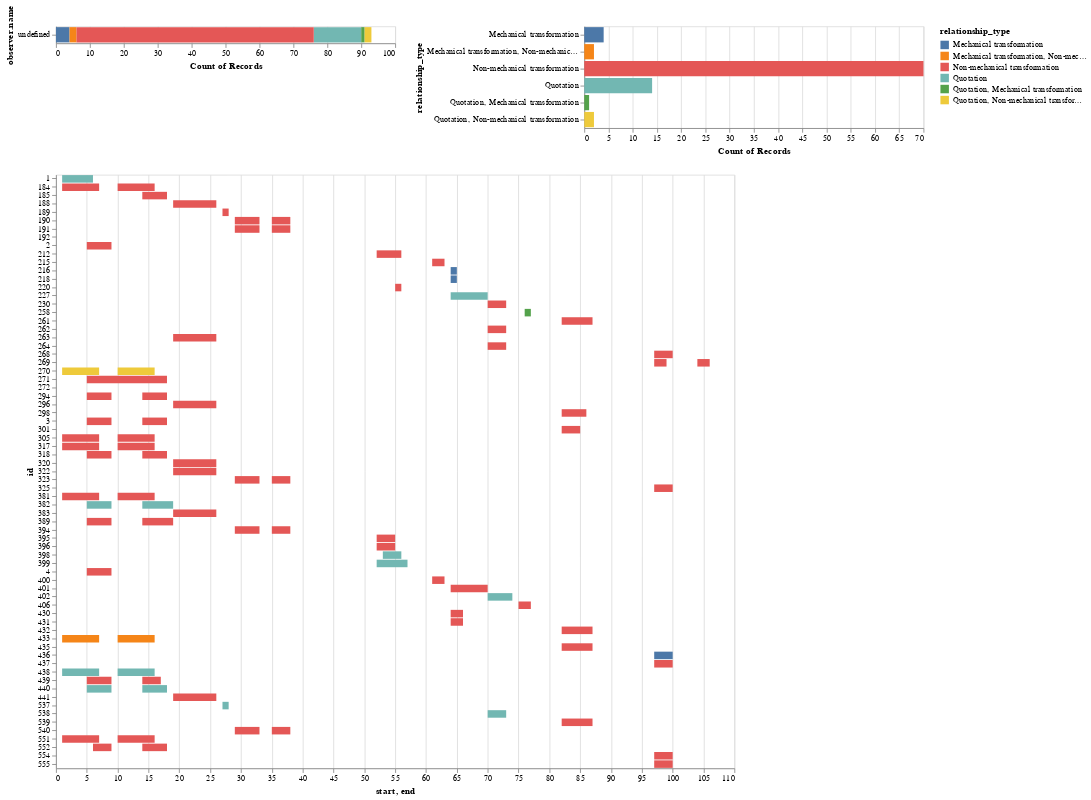

Notebook source saved alongside this figure:
### Code cell
chart, df = viz.plot_relationship_heatmap(df_relationships_0011, heat_map_height=700)
chart
